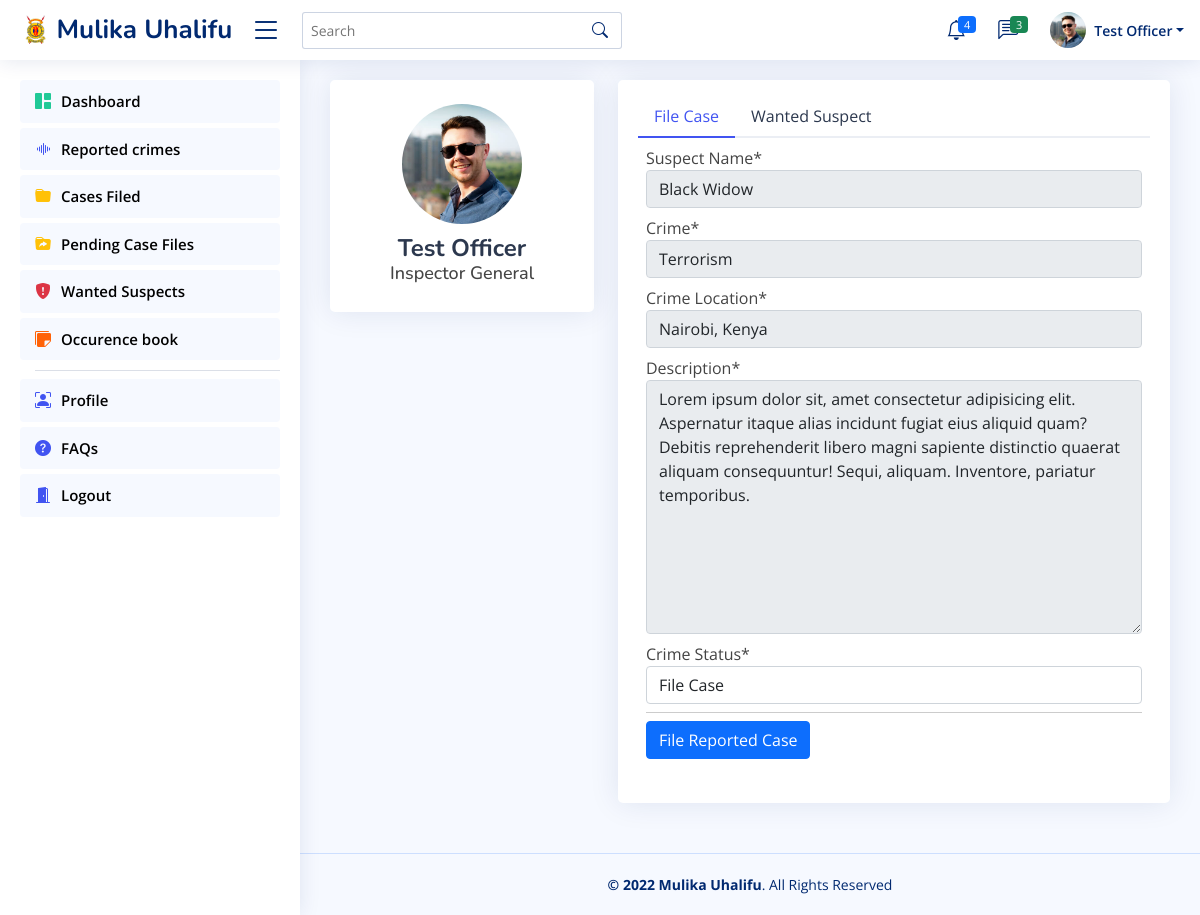
The page /officials/reported-crime/F0240AC1239B49C/crimes/Black Widow/ (signed in) on the database its author committed.
### officers/models.py (models this page shows, shortened)
class OfficialsProfile(models.Model):
    id = models.CharField(primary_key=True, editable=False, unique=True, max_length=12)
    officer = models.OneToOneField(User, on_delete=models.CASCADE, editable=False)
    officer_no = models.CharField(max_length=30, blank=False, unique=True)
    police_post = models.CharField(max_length=30, blank=False)
    rank = models.CharField(max_length=30, blank=False)
    phone_no = models.CharField(max_length=14, blank=False)
    dp = models.ImageField(upload_to='Officer-Dps', default='officer.png', blank=False)
    gender = models.CharField(max_length=7, blank=False)
    dob = models.DateField(null=True, blank=False)
    age = models.PositiveIntegerField(default=0)
    created = models.DateTimeField(auto_now_add=True)
    updated = models.DateTimeField(auto_now=True)
    class Meta:
        verbose_name_plural = 'Officials'
        ordering = ['officer']

class CrimeReported(models.Model):
    reported_by = models.CharField(max_length=100, editable=False)
    case_file_no = models.CharField(primary_key=True, editable=False, unique=True, max_length=17)
    suspect_name = models.CharField(max_length=100)
    type_of_crime = models.CharField(max_length=30, blank=False)
    location = models.CharField(max_length=100, blank=False)
    description = models.TextField(blank=False)
    date_of_crime = models.DateTimeField(blank=False)
    crime_status = models.CharField(max_length=50, blank=False)
    crime_reported = models.DateTimeField(auto_now_add=True)
    status_updated = models.DateTimeField(auto_now=True)
    class Meta:
        verbose_name_plural = 'Crimes Reported'

### officers/views.py (the view, shortened to what this page needs)
# urls.py: path('reported-crime/<str:pk>/crimes/<str:report_id>/', views.file_case, name='file_reported_crime'),
@login_required(login_url='official_login')
def file_case(request, pk, report_id):
    file_no = CrimeReported.objects.get(case_file_no=pk)
    report_id = file_no.suspect_name
    case_form = CrimeStatusReportForm(instance=file_no)
    suspects_form = PostWantedSuspectsStatus()
    context = {'case_form': case_form, 'wanted': suspects_form}
    return render(request, 'officers/file-case.html', context)

### officers/templates/officers/file-case.html (shortened to what this page needs)
{% extends 'officers/base.html' %}{% block title %}Case File{% endblock %}
{% load crispy_forms_tags %}
    {% block content %}
    <main class="main" id="main">
        <section class="section profile">
            <div class="row">
                <div class="col-xl-4">
					<div class="card">
						<div class="card-body profile-card pt-4 d-flex flex-column align-items-center">
							<img src="{{user.officialsprofile.dp.url}}" alt="profile-pic" class="rounded-circle">
							<h2 class="text-center">{{user.officialsprofile.officer|title}}</h2>
							<h3 class="text-center">{{user.officialsprofile.rank|title|default:"--"}}</h3>
						</div>
					</div>
				</div>
                <div class="col-xl-8">
                    <div class="card">
                        <div class="card-body pt-3">
                            <ul class="nav nav-tabs nav-tabs-bordered">
                                <li class="nav-item">
                                    <button class="nav-link active" data-bs-toggle="tab" data-bs-target="#case-file">File Case </button>
                                </li>
                                <li class="nav-item">
                                    <button class="nav-link" data-bs-toggle="tab" data-bs-target="#wanted-suspect">Wanted Suspect</button>
                                </li>
                            </ul>
                            <div class="tab-content p-2">
                                <div class="tab-pane fade show active" id="case-file">
                                    <form action="" method="post">
                                        <div class="row">
                                            <div class="col-md-12">
                                                {{case_form|crispy}}
                                            </div>
                                        </div>
                                        <div class="row">
                                            <div class="col-md-12">
                                                <hr class="dropdown-divider"><button type="submit" class="btn btn-primary">File Reported Case</button>
                                            </div>
                                        </div>
                                    </form>
                                </div>
                            </div>
                        </div>
                    </div>
                </div>
            </div>
        </section>
    </main>
    {% endblock %}

### officers/templates/officers/base.html (shortened to what this page needs)
{% load static %}
    <link href="{% static 'bootstrap.min.css' %}" rel="stylesheet">
    <link href="{% static 'bootstrap-icons.css' %}" rel="stylesheet">
    <link href="{% static 'boxicons.min.css' %}" rel="stylesheet">
    <link href="{% static 'quill.snow.css' %}" rel="stylesheet">
    <link href="{% static 'quill.bubble.css' %}" rel="stylesheet">
    <link href="{% static 'remixicon.css' %}" rel="stylesheet">
    <link href="{% static 'style.css' %}" rel="stylesheet">
    <link href="{% static 'style.css' %}" rel="stylesheet">
    <header id="header" class="header fixed-top d-flex align-items-center">
        <div class="d-flex align-items-center justify-content-between">
            {% if user.is_authenticated %}<a href="{% url 'homepage' %}" class="logo d-flex align-items-center">
                <img src="{% static 'logo.png' %}" alt="logo">
                <span class="d-none d-lg-block">Mulika Uhalifu</span>
            </a>{% else %}<a href="{% url 'official_login' %}" class="logo d-flex align-items-center">
                <img src="{% static 'logo.png' %}" alt="logo">
                <span class="d-none d-lg-block">Mulika Uhalifu</span>
            </a>{% endif %}
            {% if user.is_authenticated %}<i class="bi bi-list toggle-sidebar-btn"></i>{% endif %}
        </div>
        {% if user.is_authenticated %}
        <div class="search-bar">
            <form class="search-form d-flex align-items-center mt-3" method="POST" action="#">
                <input type="text" name="query" placeholder="Search" title="Enter search keyword">
                <button type="submit" title="Search"><i class="bi bi-search"></i></button>
            </form>
        </div>
        {% endif %}
        {% if user.is_authenticated %}
        <nav class="header-nav ms-auto">
            <ul class="d-flex align-items-center">
                <li class="nav-item dropdown">
                    <a class="nav-link nav-icon" href="#" data-bs-toggle="dropdown">
                        <i class="bi bi-bell"></i>
                        <span class="badge bg-primary badge-number">4</span>
                    </a>
                </li>
                <li class="nav-item dropdown">
                    <a class="nav-link nav-icon" href="#" data-bs-toggle="dropdown">
                        <i class="bi bi-chat-left-text"></i>
                        <span class="badge bg-success badge-number">3</span>
                    </a>
                </li>
                <li class="nav-item dropdown pe-3">
                    <a class="nav-link nav-profile d-flex align-items-center pe-0" href="#" data-bs-toggle="dropdown">
                        <img src="{{user.officialsprofile.dp.url}}" alt="Profile" class="rounded-circle">
                        <span class="d-none d-md-block dropdown-toggle ps-2">{{user.officialsprofile.officer|title}}</span>
                    </a>
                </li>
            </ul>
        </nav>
        {% endif %}
    </header>
    {% if user.is_authenticated %}
    <aside id="sidebar" class="sidebar">
        <ul class="sidebar-nav" id="sidebar-nav">
            <li class="nav-item">
                <a class="nav-link " href="{% url 'homepage' %}">
                <i class="bi bi-grid-1x2-fill"></i>
                <span>Dashboard</span>
                </a>
            </li>
            {% if user.officialsprofile.officer_no != "" and user.officialsprofile.police_post != "" and user.officialsprofile.rank != "" %}
            <li class="nav-item">
                <a class="nav-link" href="{% url 'reported_crimes' %}">
                    <i class="bi bi-soundwave"></i><span>Reported crimes</span>
                </a>
            </li>
            <li class="nav-item">
                <a class="nav-link" href="{% url 'filed_cases' %}">
                <i class="bi bi-folder-fill"></i><span>Cases Filed</span>
                </a>
            </li>
            <li class="nav-item">
                <a class="nav-link" href="{% url 'unfiled_cases' %}">
                    <i class="bi bi-folder-symlink-fill"></i><span>Pending Case Files</span>
                </a>
            </li>
            <li class="nav-item">
                <a class="nav-link" href="{% url 'wanted_suspects' %}">
                    <i class="bi bi-shield-fill-exclamation"></i><span>Wanted Suspects</span>
                </a>
            </li>
            <li class="nav-item">
                <a class="nav-link" href="{% url 'ob' user.officialsprofile.police_post %}">
                <i class="bi bi-stickies-fill"></i><span>Occurence book</span>
                </a>
            </li>
            {% endif %}
            <li class="nav-heading"><hr class="dropdown-divider"></li>
            <li class="nav-item">
                <a class="nav-link" href="{% url 'my_profile' %}">
                <i class="bi bi-person-bounding-box"></i>
                {% if user.officialsprofile.officer == "" and user.officialsprofile.officer_no == "" and user.officialsprofile.rank == "" %} <i class="bi bi-exclamation-triangle-fill"></i><span>Update your Profile</span>{% else %} <span>Profile</span>{% endif %}
                </a>
            </li>
            <li class="nav-item">
                <a class="nav-link" href="{% url 'my_profile' %}">
                <i class="bi bi-question-circle-fill"></i>
                <span>FAQs</span>
                </a>
            </li>
            <li class="nav-item">
                <a class="nav-link" data-bs-target="#icons-nav" data-bs-toggle="collapse" href="#">
                <i class="bi bi-door-open-fill"></i><span>Logout</span>
                </a>
            </li>
        </ul>
    </aside>
    {% endif %}
    {% block content %}
    {% endblock %}
    {% if user.is_authenticated %}
    <footer id="footer" class="footer">
        <div class="copyright">
            <strong>&copy; 2022 <span>Mulika Uhalifu</span></strong>. All Rights Reserved
        </div>
    </footer>
    {% else %}
    <footer class="footer mt-3">
        <div class="copyright h-0">
            <strong>&copy; 2022 <span>Mulika Uhalifu</span></strong>. All Rights Reserved
        </div>
    </footer>
    {% endif %}

### static/officers/css/style.css (style rules this page uses)
a { color: #4154f1; text-decoration: none; }
h1, h2, h3, h4, h5, h6 { font-family: "Nunito", sans-serif; }
#main { margin-top: 60px; padding: 20px 30px; transition: all 0.3s; }
.card { margin-bottom: 30px; border: none; border-radius: 5px; box-shadow: 0px 0 30px rgba(1, 41, 112, 0.1); }
.card-body { padding: 0 20px 20px 20px; }
.nav-tabs-bordered { border-bottom: 2px solid #ebeef4; }
.nav-tabs-bordered .nav-link { margin-bottom: -2px; border: none; color: #2c384e; }
.nav-tabs-bordered .nav-link.active { background-color: #fff; color: #4154f1; border-bottom: 2px solid #4154f1; }
.logo { line-height: 1; }
@media (min-width: 1200px) { .logo { width: 220px; } }
.logo img { max-height: 35px; margin-right: 6px; }
.logo span { font-size: 26px; font-weight: 700; color: #012970; font-family: "Nunito", sans-serif; }
.header { transition: all 0.5s; z-index: 997; height: 60px; box-shadow: 0px 2px 20px rgba(1, 41, 112, 0.1); background-color: #fff; padding-left: 20px; }
.header .toggle-sidebar-btn { font-size: 32px; padding-left: 10px; cursor: pointer; color: #012970; }
.header .search-bar { min-width: 360px; padding: 0 20px; }
.header .search-form { width: 100%; }
.header .search-form input { border: 0; font-size: 14px; color: #012970; border: 1px solid rgba(1, 41, 112, 0.2); padding: 7px 38px 7px 8px; border-radius: 3px; transition: 0.3s; width: 100%; }
.header .search-form button { border: 0; padding: 0; margin-left: -30px; background: none; }
.header .search-form button i { color: #012970; }
.header-nav ul { list-style: none; }
.header-nav > ul { margin: 0; padding: 0; }
.header-nav .nav-icon { font-size: 20px; color: #012970; }
.header-nav .nav-profile { color: #012970; }
.header-nav .nav-profile img { max-height: 36px; }
.header-nav .nav-profile span { font-size: 14px; font-weight: 600; }
.header-nav .badge-number { position: absolute; inset: 4px 6px auto auto; font-weight: normal; font-size: 11px; padding: 3px 6px; }
.sidebar { position: fixed; top: 60px; left: 0; bottom: 0; width: 300px; z-index: 996; transition: all 0.3s; padding: 20px; overflow-y: auto; scrollbar-width: thin; scrollbar-color: #aab7cf transparent; box-shadow: 0px 0px 20px rgba(1, 41, 112, 0.1); background-color: #fff; }
@media (min-width: 1200px) { #main, #footer { margin-left: 300px; } }
.sidebar-nav { padding: 0; margin: 0; list-style: none; }
.sidebar-nav li { padding: 0; margin: 0; list-style: none; }
.sidebar-nav .nav-item { margin-bottom: 5px; }
.sidebar-nav .nav-heading { font-size: 11px; text-transform: uppercase; color: #899bbd; font-weight: 600; margin: 10px 0 5px 15px; }
.sidebar-nav .nav-link { display: flex; align-items: center; font-size: 15px; font-weight: 600; color: black; transition: 0.3; background: #f6f9ff; padding: 10px 15px; border-radius: 4px; }
.sidebar-nav .nav-link i { font-size: 16px; margin-right: 10px; color: #4154f1; }
.sidebar-nav .nav-link .bi-folder-fill { font-size: 16px; margin-right: 10px; color: #ffc107; }
.sidebar-nav .nav-link .bi-folder-symlink-fill { font-size: 16px; margin-right: 10px; color: #ffc107; }
.sidebar-nav .nav-link .bi-grid-1x2-fill { font-size: 16px; margin-right: 10px; color: #20c997; }
.sidebar-nav .nav-link .bi-stickies-fill { font-size: 16px; margin-right: 10px; color: #ff6207; }
.sidebar-nav .nav-link .bi-shield-fill-exclamation { font-size: 16px; margin-right: 10px; color: #dc3545; }
.profile .profile-card img { max-width: 120px; }
.profile .profile-card h2 { font-size: 24px; font-weight: 700; color: #2c384e; margin: 10px 0 0 0; }
.profile .profile-card h3 { font-size: 18px; }
.footer { padding: 20px 0; font-size: 14px; transition: all 0.3s; border-top: 1px solid #cddfff; }
.footer .copyright { text-align: center; color: #012970; }

### rows shown on the page
CrimeReported: suspect_name "Black Widow", type_of_crime "Terrorism", location "Nairobi, Kenya", description "Lorem ipsum dolor sit, amet consectetur adipisicing elit. Aspernatur itaque alias incidunt fugiat eius aliquid quam? Debitis reprehenderit libero magni sapiente distinctio quaerat aliquam consequuntur! Sequi, aliquam. Inventore, pariatur temporibus.", crime_status "File Case"

### other values the page prints
{{ user.officialsprofile.officer|title }} "Test Officer"
{{ user.officialsprofile.rank|title|default:"--" }} "Inspector General"
